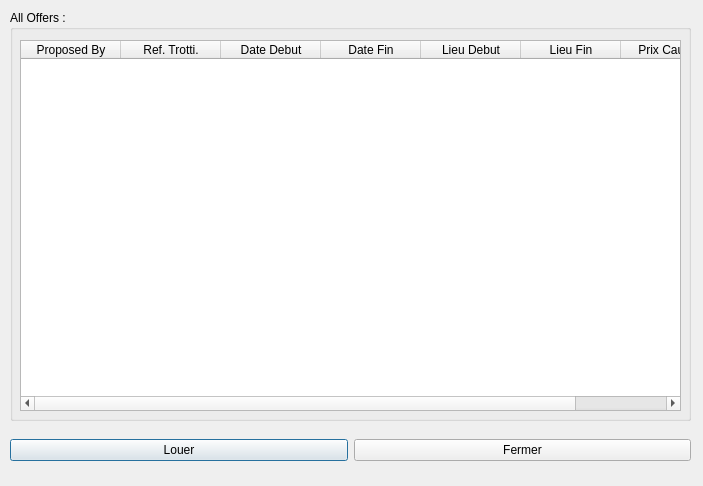
<?xml version="1.0" encoding="UTF-8"?>
<ui version="4.0">
 <class>ViewAllOffre</class>
 <widget class="QDialog" name="ViewAllOffre">
  <property name="geometry">
   <rect>
    <x>0</x>
    <y>0</y>
    <width>703</width>
    <height>486</height>
   </rect>
  </property>
  <property name="windowTitle">
   <string>Dialog</string>
  </property>
  <widget class="QGroupBox" name="groupBox">
   <property name="geometry">
    <rect>
     <x>10</x>
     <y>10</y>
     <width>681</width>
     <height>411</height>
    </rect>
   </property>
   <property name="title">
    <string>All Offers : </string>
   </property>
   <widget class="QWidget" name="horizontalLayoutWidget">
    <property name="geometry">
     <rect>
      <x>10</x>
      <y>30</y>
      <width>661</width>
      <height>371</height>
     </rect>
    </property>
    <layout class="QHBoxLayout" name="horizontalLayout">
     <item>
      <widget class="QTableWidget" name="all_offers">
       <column>
        <property name="text">
         <string>Proposed By</string>
        </property>
       </column>
       <column>
        <property name="text">
         <string>Ref. Trotti.</string>
        </property>
       </column>
       <column>
        <property name="text">
         <string>Date Debut</string>
        </property>
       </column>
       <column>
        <property name="text">
         <string>Date Fin</string>
        </property>
       </column>
       <column>
        <property name="text">
         <string>Lieu Debut</string>
        </property>
       </column>
       <column>
        <property name="text">
         <string>Lieu Fin</string>
        </property>
       </column>
       <column>
        <property name="text">
         <string>Prix Caution</string>
        </property>
       </column>
      </widget>
     </item>
    </layout>
   </widget>
  </widget>
  <widget class="QWidget" name="horizontalLayoutWidget_2">
   <property name="geometry">
    <rect>
     <x>10</x>
     <y>430</y>
     <width>681</width>
     <height>41</height>
    </rect>
   </property>
   <layout class="QHBoxLayout" name="horizontalLayout_2">
    <item>
     <widget class="QPushButton" name="pushButton_2">
      <property name="text">
       <string>Louer</string>
      </property>
     </widget>
    </item>
    <item>
     <widget class="QPushButton" name="fermer">
      <property name="text">
       <string>Fermer</string>
      </property>
     </widget>
    </item>
   </layout>
  </widget>
 </widget>
 <resources/>
 <connections/>
</ui>
